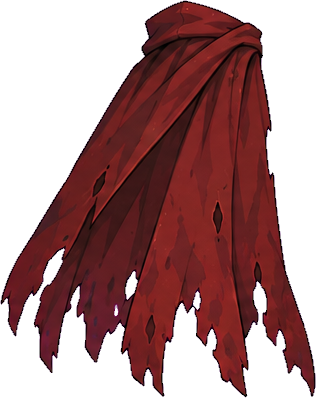
#> input picture tools-static/rig/necro/cape.png, 316 x 398 px
$ python slice.py rig/necro/cape.png out.png
#> lines starting #> are read from the running program, lines starting #| are printed output that depends on the picture; after the words box and inside, x2 and y2 are one past the last pixel; in counts of white or black regions, pixels touching at a corner belong together
### tools-static/bg.py
# Удаление «нарисованного» шахматного/белого фона, если ChatGPT не дал настоящую прозрачность.
import numpy as np
from PIL import Image, ImageFilter
from scipy import ndimage

def to_rgba(path):
#> called with path = 'rig/necro/cape.png'
    im = Image.open(path)
#> im is the input picture: PIL image 316x398 RGBA; mean R, G, B, A 67.2, 17.8, 29.8, 138.4
    if im.mode == "RGBA" and (np.array(im)[:, :, 3] < 24).mean() > 0.2:
        return im
    rgb = np.array(im.convert("RGB")).astype(np.int16)
    mx, mn = rgb.max(2), rgb.min(2)
    bgish = ((mx - mn) < 14) & (mx > 170)          # светлые серые/белые клетки
    lab, n = ndimage.label(bgish)
    border = set(np.unique(np.concatenate([lab[0], lab[-1], lab[:, 0], lab[:, -1]]))) - {0}
    bg = np.isin(lab, list(border))
    # замкнутые участки шахматки (например, внутри натянутого лука): смесь светлых и серых клеток
    val = mx
    for i, sl in enumerate(ndimage.find_objects(lab)):
        k = i + 1
        if k in border or sl is None: continue
        m = lab[sl] == k
        n = m.sum()
        if n < 300: continue
        v = val[sl][m]
        sub = val[sl]
        alt = ((np.abs(np.diff(sub, axis=1)) > 25) & m[:, 1:] & m[:, :-1]).sum() / n  # чередование клеток
        if (v >= 248).mean() > 0.25 and alt > 0.05: bg[sl] |= m
    bg = ndimage.binary_opening(bg, iterations=1)
    alpha = np.where(bg, 0, 255).astype(np.uint8)
    a = Image.fromarray(alpha).filter(ImageFilter.MinFilter(3)).filter(ImageFilter.GaussianBlur(0.7))
    out = Image.fromarray(rgb.astype(np.uint8)).convert("RGBA"); out.putalpha(a)
    return out

### tools-static/slice.py
# Нарезка листа спрайтов (прозрачный фон) на отдельные объекты.
import sys, json
from PIL import Image, ImageDraw
import numpy as np
from scipy import ndimage

def slice_sheet(path, min_px=400, dilate=6):
    sys.path.insert(0, __import__("os").path.dirname(__file__))
    from bg import to_rgba
    im = to_rgba(path)
    a = np.array(im)[:, :, 3] > 24
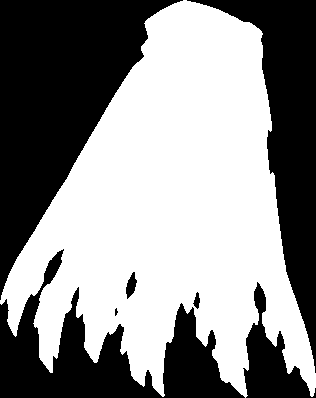
#> a: shape (398, 316) bool; 55.3% white; 7 black regions (1 under 20 px), largest, box (x1, y1, x2, y2) and area: (0, 0, 183, 300) 24605, (187, 0, 316, 373) 14615, (0, 249, 245, 398) 13422, (243, 282, 316, 398) 3370, (126, 272, 137, 299) 170, (193, 292, 200, 309) 69
    mask = ndimage.binary_dilation(a, iterations=dilate)
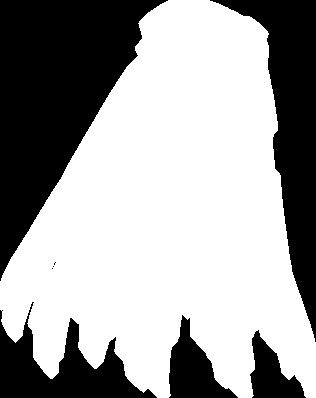
#> mask: shape (398, 316) bool; 63.4% white; 8 black regions (3 under 20 px), largest, box (x1, y1, x2, y2) and area: (0, 0, 168, 281) 22779, (210, 0, 316, 342) 12236, (0, 302, 157, 398) 6318, (169, 315, 238, 398) 2702, (250, 330, 306, 398) 1936
    lab, n = ndimage.label(mask)
#> n = 1
    out = []
    for i, sl in enumerate(ndimage.find_objects(lab)):
        ys, xs = sl
        sub = (lab[ys, xs] == i + 1) & a[ys, xs]
        if sub.sum() < min_px: continue
        crop = np.array(im)[ys, xs].copy()
        crop[:, :, 3] = np.where(sub, crop[:, :, 3], 0)
        # обрезка до непрозрачных пикселей
        yy, xx = np.where(crop[:, :, 3] > 8)
        crop = crop[yy.min():yy.max() + 1, xx.min():xx.max() + 1]
        out.append(dict(x=xs.start + int(xx.min()), y=ys.start + int(yy.min()), img=Image.fromarray(crop)))
#> this loop made 1 pass
#> after the loop, out = 1 item
    out.sort(key=lambda o: (o["y"] // 150, o["x"]))
    return out

if __name__ == "__main__":
    parts = slice_sheet(sys.argv[1])
#> parts = 1 item
    W = 1400; sheet = Image.new("RGBA", (W, 1100), (60, 60, 70, 255)); d = ImageDraw.Draw(sheet)
#> after `sheet = Image.new('RGBA', (W, 1100), (60, 60, 70, 255))`:
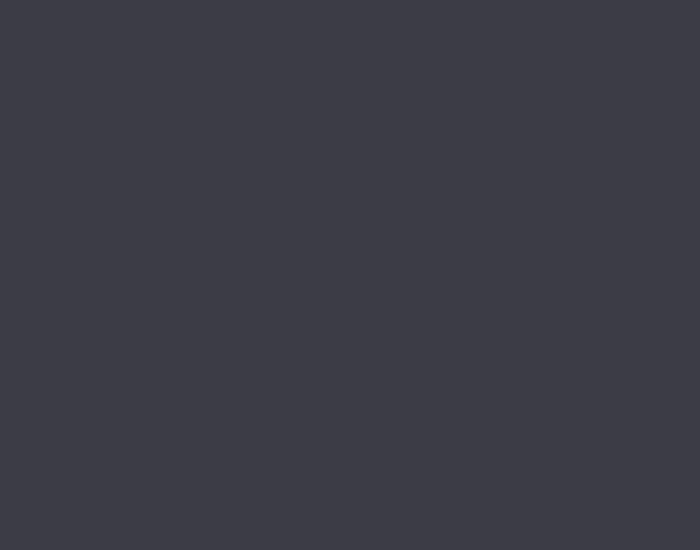
#> sheet: PIL image 1400x1100 RGBA (shown at 1/2 size); mean R, G, B, A 60, 60, 70, 255
    x = y = 10; rowh = 0
    for i, p in enumerate(parts):
        im = p["img"]; im.thumbnail((240, 240))
        if x + im.width > W: x = 10; y += rowh + 30; rowh = 0
        sheet.alpha_composite(im, (x, y)); d.text((x + 2, y + im.height + 2), f"{i} {p['img'].size}", fill="white")
        x += im.width + 20; rowh = max(rowh, im.height)
#> this loop made 1 pass
#> (x, rowh) on pass 1: (221, 240)
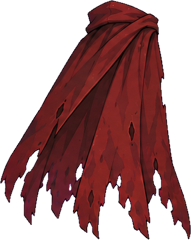
#> im: PIL image 191x240 RGBA; mean R, G, B, A 55.2, 16.4, 18.5, 138.4; transparent parts drawn white
#> after the loop, rowh = 240; x = 221; y = 10
    sheet.save(sys.argv[2]); print(len(parts))
#| 1

$ run again, on tools-static/rig/necro/scythe.png
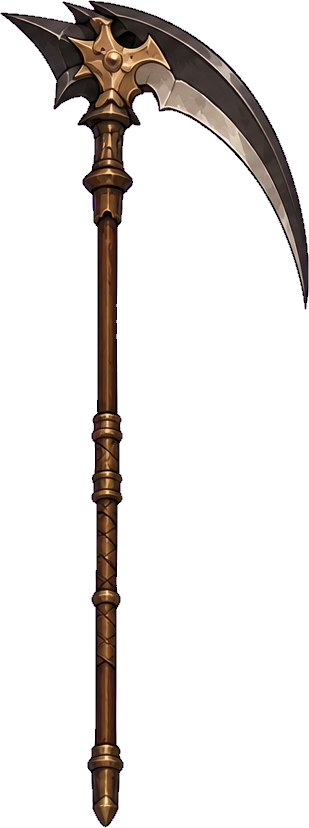
#> input picture tools-static/rig/necro/scythe.png, 309 x 828 px
#> in to_rgba, im is the input picture: PIL image 309x828 RGBA; mean R, G, B, A 38.6, 13.6, 31.2, 40.8
#> in slice_sheet, `a = np.array(im)[:, :, 3] > 24`:
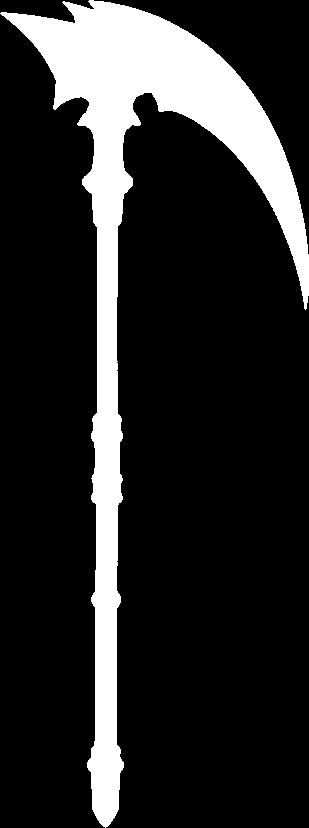
#> a: shape (828, 309) bool; 16.5% white; 1 white region, box (x1, y1, x2, y2) and area: (0, 0, 309, 828) 42301
#> mask: shape (828, 309) bool; 21.9% white; 1 white region, box (x1, y1, x2, y2) and area: (0, 0, 309, 828) 55937
#> n = 1
#> the loop in slice_sheet, `for i, sl in enumerate(ndimage.find_objects(lab)):` made 1 pass
#> after the loop in slice_sheet, `for i, sl in enumerate(ndimage.find_objects(lab)):`: out = 1 item
#> the loop `for i, p in enumerate(parts):` made 1 pass
#> (x, rowh) on pass 1: (120, 240)
#> after the loop `for i, p in enumerate(parts):`:
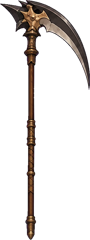
#> im: PIL image 90x240 RGBA; mean R, G, B, A 14.2, 10.5, 8.8, 40.8; transparent parts drawn white
#> after the loop `for i, p in enumerate(parts):`: rowh = 240; x = 120; y = 10
#| 1
